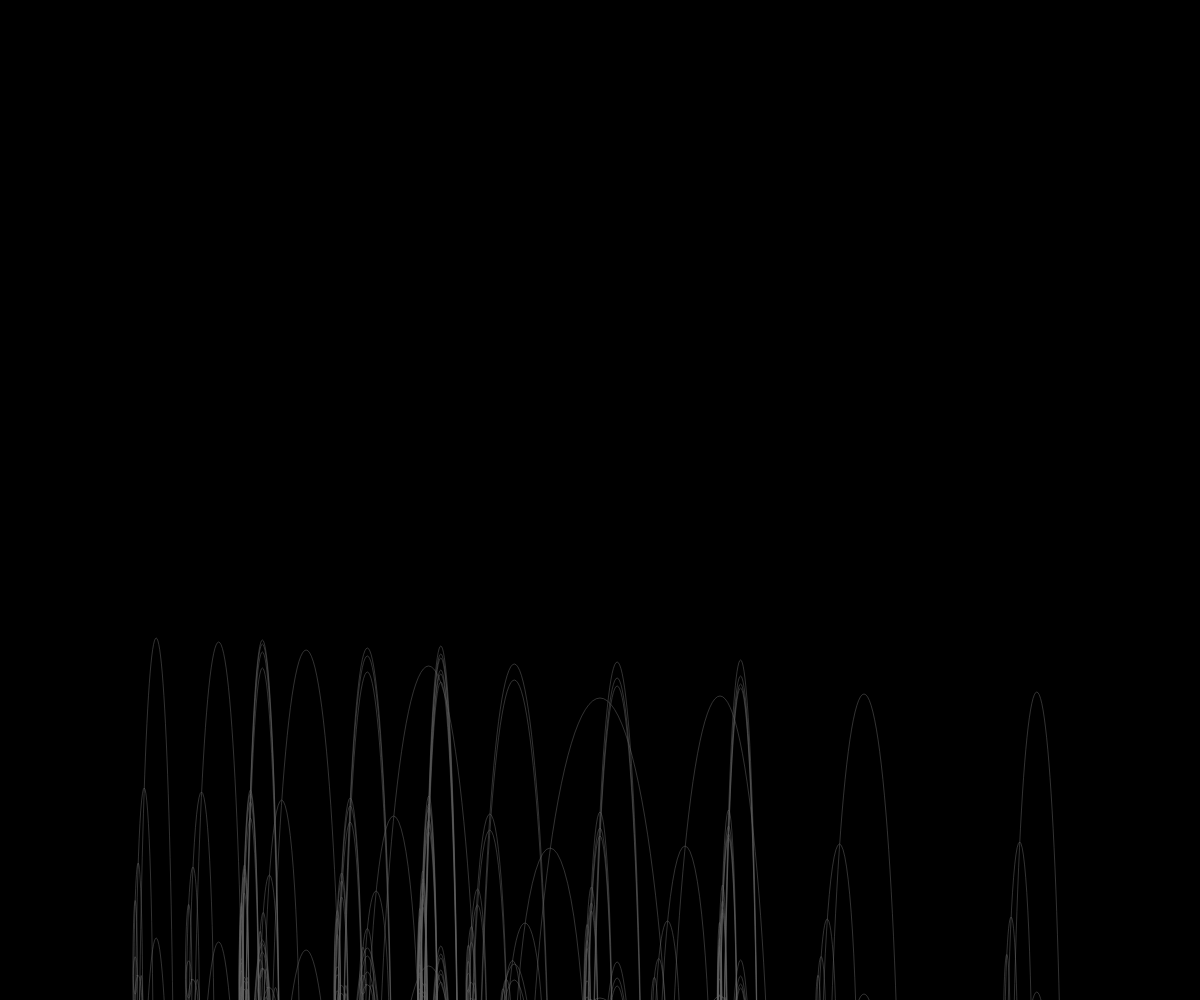
Frame 1 (no input)
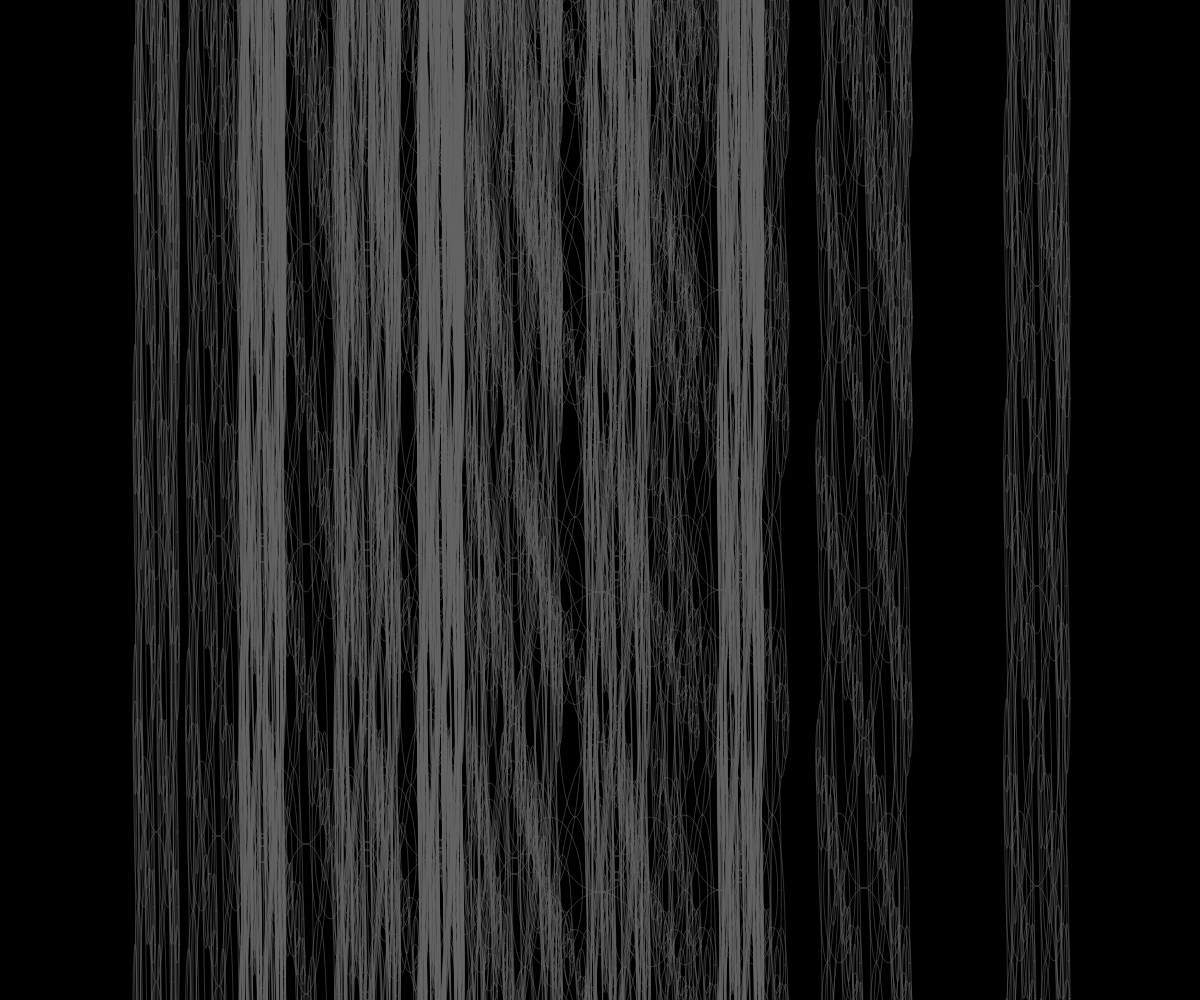
Frame 60 (no input)
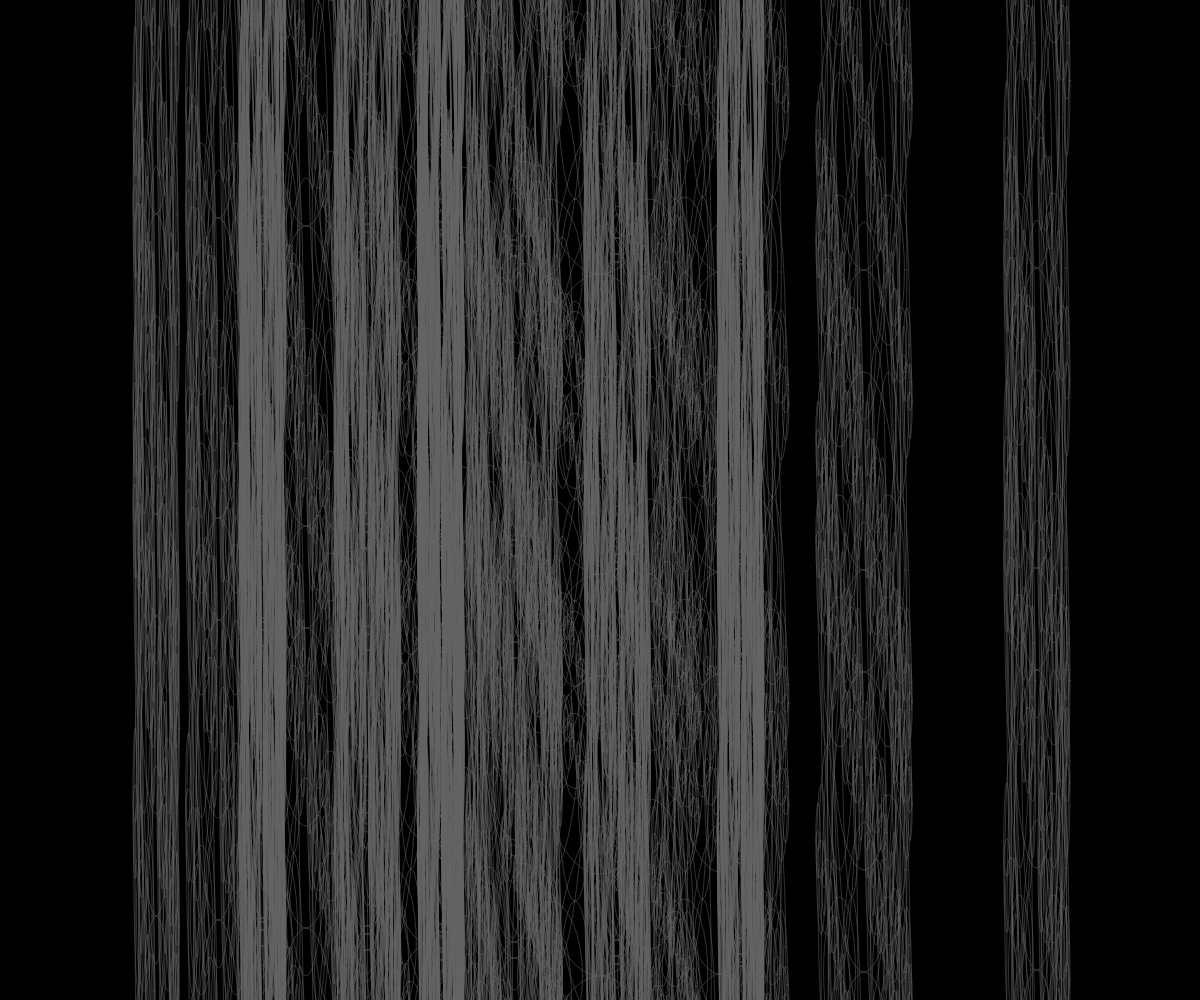
Frame 120 (the mouse pressed at the canvas centre since frame 60)

The p5.js sketch that drew these frames (run headless with seeded random() and noise() and a simulated clock; from frame 60 on, the mouse is pressed at the canvas centre):

// p5.js sketch
// ── sketch.js
//aplicar la misma recursividad (fractalozidad) de la columna para desplegar más columnas
//adj. Gram. Dicho especialmente de un proceso: Que se aplica de nuevo al resultado de haberlo aplicado previamente.
//Cómo cambiar tamaño de rectWidth para recursividad
let rectangles1 = [];
let rectangles = [];
let rectHeight = 300;
let rectWidth = 100;
let colorR = 0.0;
let colorG = 0.0;
let colorB = 0.0;
let noiseX = 0.0;
let xSpeed = 1;

function setup() {
  createCanvas(windowWidth, windowHeight);
  rectMode(CENTER);
  y = height;
  x = width / 2;
  x1 = x / 2;
  for (let i = 0; i < 9; i++) {
    y = y + rectHeight;
    rectangles.push(new Rectangles(x, y, rectWidth));
    rectangles1.push(new Rectangles(x, y, rectWidth));
  }
}

function draw() {
  background(0);

  displayColumns(x, rectWidth);
}

function displayColumns(xPos, w) {
  n = 0.7;
  for (let i = 0; i < rectangles.length; i++) {
    rectangles[i].move();
    rectangles[i].changeColor();
    rectangles[i].fractalize(xPos, rectangles[i].y, w, rectHeight);
  }

  // for (let i = 0; i < rectangles.length; i++) {
  //   rectangles[i].move();
  //   rectangles[i].changeColor();
  //   rectangles[i].fractalize(xPos * 1.1, rectangles[i].y, w, rectHeight * 1.2);
  // }
  // for (let i = 0; i < rectangles.length; i++) {
  //   rectangles[i].move();
  //   rectangles[i].changeColor();
  //   rectangles[i].fractalize(xPos / 2, rectangles[i].y, w, rectHeight);
  // }

  if (w > 30) {
    displayColumns(xPos * 1.2, w * n);
    displayColumns(xPos / 1.4, w * n);
  }
}

// ── rectClass.js
class Rectangles {
  constructor(x, y, w) {
    this.x = x;
    this.y = y;
    this.rectWidth = w;
    this.rectHeight = rectHeight;
    this.ySpeed = 2;
    this.r = 0;
    this.g = 0;
    this.b = 0;
  }
  display() {
    rect(this.x, this.y + 75, this.rectWidth, this.rectHeight);
    this.fractalize(this.x, this.y, this.rectWidth, this.rectHeight);
  }
  move() {
    this.y -= this.ySpeed;
    if (this.y < -600) {
      this.y = height + rectHeight * 2;
    }
  }
  changeColor() {
    colorR = colorR + 0.001;
    colorG = colorG + 0.002;
    colorB = colorB + 0.003;

    this.r = map(
      this.y,
      this.y + this.rectHeight,
      -600,
      noise(colorR) * 255,
      255
    );
    this.g = map(
      this.y,
      this.y + this.rectHeight,
      -600,
      noise(colorG) * 255,
      255
    );
    this.b = map(
      this.y,
      this.y + this.rectHeight,
      -600,
      noise(colorB) * 255,
      255
    );
    //noStroke();
    stroke(100);
    //stroke(this.r, this.g, this.b);
    strokeWeight(0.5);
    noFill();
    //fill(this.r, this.g, this.b, 10);
  }
  fractalize(x, y, sX, sY) {
    let n = 0.5;
    //rect(x, y, sX, sY);
    ellipse(x, y, sX * 1.3, sY);
    ellipse(x, y, sX * 1.5, sY * 4);

    if (sX > 5) {
      this.fractalize(x + sX * n, y + sY * n, sX * n, sY * n);
      this.fractalize(x - sX * n, y - sY * n, sX * n, sY * n);
    }
  }
}
